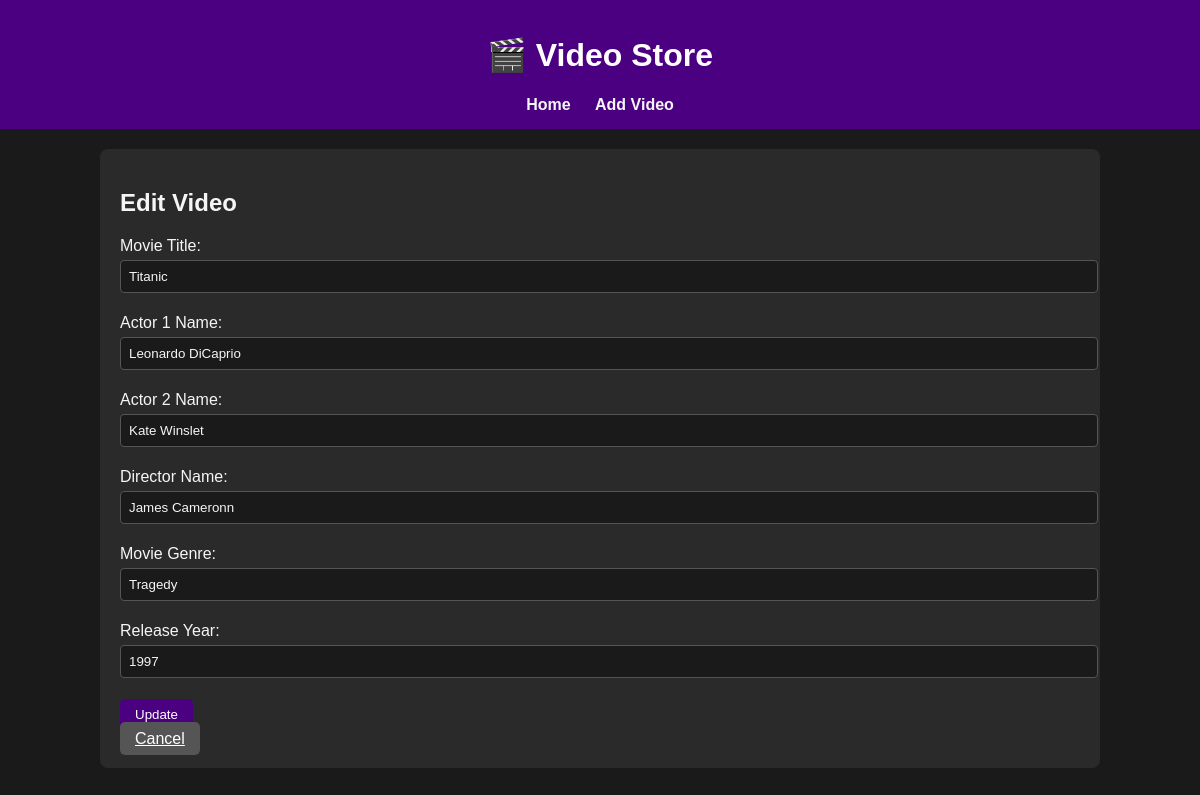
Page /edit/1/ on the committed database.
### inventory/models.py (models this page shows, shortened)
class Video(models.Model):
    MovieID = models.AutoField(primary_key=True)
    MovieTitle = models.CharField(max_length=200)
    Actor1Name = models.CharField(max_length=100)
    Actor2Name = models.CharField(max_length=100, blank=True, null=True)
    DirectorName = models.CharField(max_length=100)
    MovieGenre = models.CharField(max_length=50)
    ReleaseYear = models.IntegerField()

### inventory/views.py (the view)
# urls.py: path('edit/<int:pk>/', views.edit_video, name='edit_video'),
def edit_video(request, pk):
    video = get_object_or_404(Video, pk=pk)
    if request.method == "POST":
        form = VideoForm(request.POST, instance=video)
        if form.is_valid():
            form.save()
            return redirect('list_videos')
    else:
        form = VideoForm(instance=video)
    return render(request, 'inventory/edit_video.html', {'form': form})

### inventory/forms.py
class VideoForm(forms.ModelForm):
    class Meta:
        model = Video
        fields = '__all__'
        labels = {
            'MovieTitle': 'Movie Title',
            'Actor1Name': 'Actor 1 Name',
            'Actor2Name': 'Actor 2 Name',
            'DirectorName': 'Director Name',
            'MovieGenre': 'Movie Genre',
            'ReleaseYear': 'Release Year',
        }

### inventory/templates/inventory/edit_video.html (shortened to what this page needs)
{% extends 'inventory/base.html' %}
{% block content %}
<h2>Edit Video</h2>
<form method="post">
    {{ form.as_p }}
    <button type="submit">Update</button>
</form>
<a href="{% url 'list_videos' %}" class="btn" style="background:#555;">Cancel</a>
{% endblock %}

### inventory/templates/inventory/base.html (style rules this page uses)
body { font-family: Arial, sans-serif; background-color: #1a1a1a; color: #f5f5f5; margin: 0; padding: 0; }
button, .btn { background-color: #4b0082; color: white; border: none; padding: 8px 15px; border-radius: 5px; cursor: pointer; }
input, select { padding: 8px; margin: 5px 0; width: 100%; border: 1px solid #555; border-radius: 4px; background-color: #1a1a1a; color: #f5f5f5; }

### rows in the picture
Video: MovieTitle "Titanic", Actor1Name "Leonardo DiCaprio", Actor2Name "Kate Winslet", DirectorName "James Cameronn", MovieGenre "Tragedy", ReleaseYear "1997"
